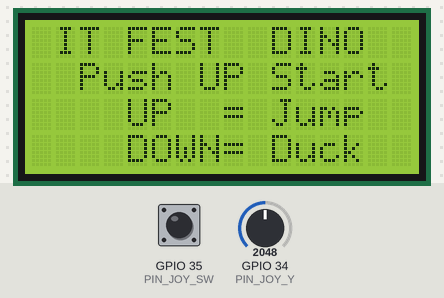
This sketch was run on a simulated ESP32. Shown: 16×4 character LCD. Inputs (shaded band) come from the test bench; at power-on: GPIO 34 (PIN_JOY_Y) = 2048, GPIO 35 (PIN_JOY_SW) HIGH (analog values on the 0–4095 scale). Random numbers use the default seed unless the sketch sets one.

Above: at 1.5 s.
1.6 s: GPIO 34 (PIN_JOY_Y) set to 1048
3.1 s: GPIO 34 (PIN_JOY_Y) set to 963
At 3.9 s:
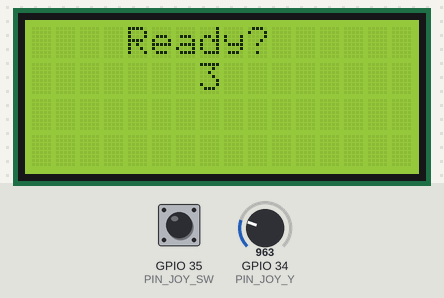
6.1 s: GPIO 34 (PIN_JOY_Y) set to 1039
At 7.33 s:
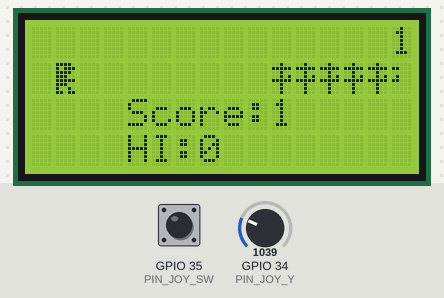
8.0 s: GPIO 35 (PIN_JOY_SW) pulled LOW for 3.2 s
At 12.0 s:
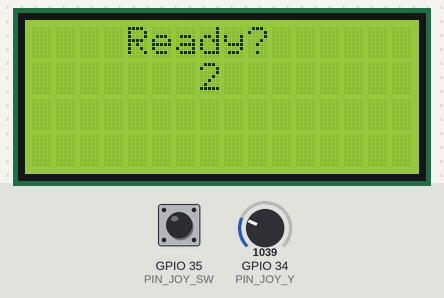
12.7 s: GPIO 34 (PIN_JOY_Y) set to 960
At 13.93 s:
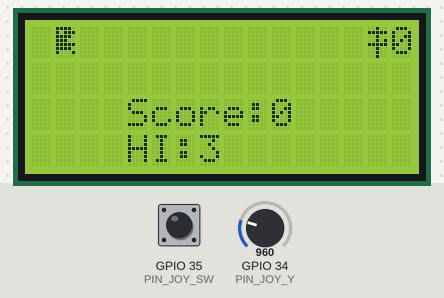
15.3 s: GPIO 34 (PIN_JOY_Y) set to 1040
At 15.92 s:
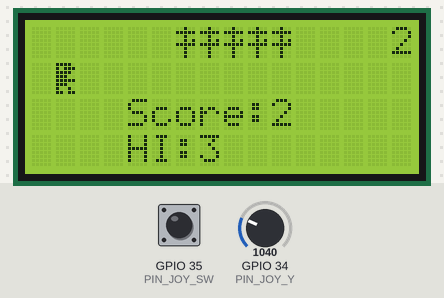

The sketch:

game5_dino.ino
```cpp
// ============================================================
//  IT FEST DINO GAME — Hardware Test Version
//  LCD : 4×16 I2C
//  MCU : ESP32
//  Input: Joystick (Y-axis only)
//  No WiFi · No Firebase
// ============================================================

#include <Wire.h>
#include <LiquidCrystal_I2C.h>

// ── I2C pins (ESP32 default) ──────────────────────────────────
#define SDA_PIN  21
#define SCL_PIN  22

// ── LCD: 16 columns, 4 rows, I2C address 0x27 ────────────────
//    If screen stays blank, try 0x3F instead of 0x27
LiquidCrystal_I2C lcd(0x27, 16, 4);

// ── Joystick ──────────────────────────────────────────────────
#define PIN_JOY_Y   34   // Analog Y-axis
#define PIN_JOY_SW  35   // Click button (optional restart)

#define JOY_UP_THRESH    1000   // Y < this  →  jump
#define JOY_DOWN_THRESH  3000   // Y > this  →  duck

// ── Sprite slot numbers ───────────────────────────────────────
#define SPRITE_RUN1              1
#define SPRITE_RUN2              2
#define SPRITE_JUMP              3
#define SPRITE_JUMP_UPPER        '.'
#define SPRITE_JUMP_LOWER        4
#define SPRITE_TERRAIN_EMPTY     ' '
#define SPRITE_TERRAIN_SOLID     5
#define SPRITE_TERRAIN_SOLID_RIGHT 6
#define SPRITE_TERRAIN_SOLID_LEFT  7

// ── Hero position states ──────────────────────────────────────
#define HERO_HORIZONTAL_POSITION 1

#define HERO_POSITION_OFF          0
#define HERO_POSITION_RUN_LOWER_1  1
#define HERO_POSITION_RUN_LOWER_2  2
#define HERO_POSITION_JUMP_1       3
#define HERO_POSITION_JUMP_2       4
#define HERO_POSITION_JUMP_3       5
#define HERO_POSITION_JUMP_4       6
#define HERO_POSITION_JUMP_5       7
#define HERO_POSITION_JUMP_6       8
#define HERO_POSITION_JUMP_7       9
#define HERO_POSITION_JUMP_8       10
#define HERO_POSITION_RUN_UPPER_1  11
#define HERO_POSITION_RUN_UPPER_2  12
#define HERO_POSITION_DUCK_1       13
#define HERO_POSITION_DUCK_2       14

// ── Terrain ───────────────────────────────────────────────────
#define TERRAIN_WIDTH        16
#define TERRAIN_EMPTY         0
#define TERRAIN_LOWER_BLOCK   1
#define TERRAIN_UPPER_BLOCK   2

// ── Terrain buffers ───────────────────────────────────────────
static char terrainUpper[TERRAIN_WIDTH + 1];
static char terrainLower[TERRAIN_WIDTH + 1];

// ── Input state ───────────────────────────────────────────────
static bool jumpPressed = false;
static bool duckPressed = false;
static bool btnPressed  = false;

// ── Score tracking ────────────────────────────────────────────
static unsigned int hiScore = 0;

// ─────────────────────────────────────────────────────────────
//  Custom character bitmaps (7 sprites)
// ─────────────────────────────────────────────────────────────
void initializeGraphics() {
  static byte graphics[] = {
    // 1 – Dino run pose 1
    B11110, B10111, B11110, B11100,
    B11111, B11100, B10010, B11011,
    // 2 – Dino run pose 2
    B11110, B10111, B11110, B11100,
    B11111, B11100, B01010, B10011,
    // 3 – Dino jump (full body)
    B11110, B10111, B11110, B11100,
    B11111, B11110, B10001, B00000,
    // 4 – Jump lower split
    B11111, B11100, B10010, B11011,
    B00000, B00000, B00000, B00000,
    // 5 – Cactus center
    B00100, B11111, B00100, B00101,
    B11111, B00100, B00100, B00100,
    // 6 – Cactus right arm
    B00000, B00011, B00000, B00000,
    B00011, B00000, B00000, B00000,
    // 7 – Cactus left arm
    B00000, B11000, B00000, B01000,
    B11000, B00000, B00000, B00000,
  };

  for (int i = 0; i < 7; ++i)
    lcd.createChar(i + 1, &graphics[i * 8]);

  // Clear terrain buffers
  for (int i = 0; i < TERRAIN_WIDTH; ++i) {
    terrainUpper[i] = SPRITE_TERRAIN_EMPTY;
    terrainLower[i] = SPRITE_TERRAIN_EMPTY;
  }
}

// ─────────────────────────────────────────────────────────────
//  Scroll terrain one step left, feed new tile on the right
// ─────────────────────────────────────────────────────────────
void advanceTerrain(char* terrain, byte newTerrain) {
  for (int i = 0; i < TERRAIN_WIDTH; ++i) {
    char current = terrain[i];
    char next    = (i == TERRAIN_WIDTH - 1) ? newTerrain : terrain[i + 1];
    switch (current) {
      case SPRITE_TERRAIN_EMPTY:
        terrain[i] = (next == SPRITE_TERRAIN_SOLID)
                     ? SPRITE_TERRAIN_SOLID_RIGHT : SPRITE_TERRAIN_EMPTY;
        break;
      case SPRITE_TERRAIN_SOLID:
        terrain[i] = (next == SPRITE_TERRAIN_EMPTY)
                     ? SPRITE_TERRAIN_SOLID_LEFT : SPRITE_TERRAIN_SOLID;
        break;
      case SPRITE_TERRAIN_SOLID_RIGHT:
        terrain[i] = SPRITE_TERRAIN_SOLID;
        break;
      case SPRITE_TERRAIN_SOLID_LEFT:
        terrain[i] = SPRITE_TERRAIN_EMPTY;
        break;
    }
  }
}

// ─────────────────────────────────────────────────────────────
//  Draw hero on rows 0 & 1, score top-right
//  Returns true if hero collides with terrain
// ─────────────────────────────────────────────────────────────
bool drawHero(byte position, char* tUpper, char* tLower, unsigned int score) {
  bool  collide   = false;
  char  upperSave = tUpper[HERO_HORIZONTAL_POSITION];
  char  lowerSave = tLower[HERO_HORIZONTAL_POSITION];
  byte  upper, lower;

  switch (position) {
    case HERO_POSITION_OFF:
      upper = lower = SPRITE_TERRAIN_EMPTY; break;

    case HERO_POSITION_RUN_LOWER_1:
      upper = SPRITE_TERRAIN_EMPTY; lower = SPRITE_RUN1; break;

    case HERO_POSITION_RUN_LOWER_2:
      upper = SPRITE_TERRAIN_EMPTY; lower = SPRITE_RUN2; break;

    case HERO_POSITION_JUMP_1:
    case HERO_POSITION_JUMP_8:
      upper = SPRITE_TERRAIN_EMPTY; lower = SPRITE_JUMP; break;

    case HERO_POSITION_JUMP_2:
    case HERO_POSITION_JUMP_7:
      upper = SPRITE_JUMP_UPPER; lower = SPRITE_JUMP_LOWER; break;

    case HERO_POSITION_JUMP_3:
    case HERO_POSITION_JUMP_4:
    case HERO_POSITION_JUMP_5:
    case HERO_POSITION_JUMP_6:
      upper = SPRITE_JUMP; lower = SPRITE_TERRAIN_EMPTY; break;

    case HERO_POSITION_RUN_UPPER_1:
      upper = SPRITE_RUN1; lower = SPRITE_TERRAIN_EMPTY; break;

    case HERO_POSITION_RUN_UPPER_2:
      upper = SPRITE_RUN2; lower = SPRITE_TERRAIN_EMPTY; break;

    // Duck: stay on lower row, small hitbox (no upper body)
    case HERO_POSITION_DUCK_1:
    case HERO_POSITION_DUCK_2:
      upper = SPRITE_TERRAIN_EMPTY;
      lower = (position == HERO_POSITION_DUCK_1) ? SPRITE_RUN1 : SPRITE_RUN2;
      break;

    default:
      upper = lower = SPRITE_TERRAIN_EMPTY; break;
  }

  // Place hero sprite into terrain buffers
  if (upper != ' ') {
    tUpper[HERO_HORIZONTAL_POSITION] = upper;
    collide = (upperSave != SPRITE_TERRAIN_EMPTY);
  }
  if (lower != ' ') {
    tLower[HERO_HORIZONTAL_POSITION] = lower;
    collide |= (lowerSave != SPRITE_TERRAIN_EMPTY);
  }

  // Score width
  byte digits = (score > 9999) ? 5
              : (score > 999)  ? 4
              : (score > 99)   ? 3
              : (score > 9)    ? 2 : 1;

  tUpper[TERRAIN_WIDTH] = '\0';
  tLower[TERRAIN_WIDTH] = '\0';

  // Print row 0 (terrain + score)
  char temp = tUpper[16 - digits];
  tUpper[16 - digits] = '\0';
  lcd.setCursor(0, 0);
  lcd.print(tUpper);
  tUpper[16 - digits] = temp;

  // Print row 1 (terrain)
  lcd.setCursor(0, 1);
  lcd.print(tLower);

  // Print score top-right
  lcd.setCursor(16 - digits, 0);
  lcd.print(score);

  // Restore buffers
  tUpper[HERO_HORIZONTAL_POSITION] = upperSave;
  tLower[HERO_HORIZONTAL_POSITION] = lowerSave;

  return collide;
}

// ─────────────────────────────────────────────────────────────
//  Rows 2 & 3 — static info bar
// ─────────────────────────────────────────────────────────────
void drawInfoBar(unsigned int score) {
  lcd.setCursor(0, 2);
  lcd.print("Score:");
  lcd.print(score);
  lcd.print("          ");   // clear trailing chars

  lcd.setCursor(0, 3);
  lcd.print("HI:");
  lcd.print(hiScore);
  lcd.print("          ");
}

// ─────────────────────────────────────────────────────────────
//  Read joystick into global flags
// ─────────────────────────────────────────────────────────────
void readJoystick() {
  int y       = analogRead(PIN_JOY_Y);
  jumpPressed = (y < JOY_UP_THRESH);
  duckPressed = (y > JOY_DOWN_THRESH);
  btnPressed  = (digitalRead(PIN_JOY_SW) == LOW);
}

// ─────────────────────────────────────────────────────────────
//  Splash screen — waits for joystick UP or click
// ─────────────────────────────────────────────────────────────
void waitForStart(unsigned int lastScore) {
  bool blink = false;

  // Show last score if available
  if (lastScore > 0) {
    lcd.clear();
    lcd.setCursor(2, 0); lcd.print("GAME  OVER!");
    lcd.setCursor(0, 1); lcd.print("Score: "); lcd.print(lastScore);
    lcd.setCursor(0, 2); lcd.print("HI:    "); lcd.print(hiScore);
    lcd.setCursor(0, 3); lcd.print("UP=Play again");
  } else {
    lcd.clear();
    lcd.setCursor(1, 0); lcd.print("IT FEST  DINO");
    lcd.setCursor(0, 2); lcd.print("UP  = Jump");
    lcd.setCursor(0, 3); lcd.print("DOWN= Duck");
  }

  // Blink "Press UP" on row 1 until joystick pushed
  while (true) {
    lcd.setCursor(0, 1);
    if (blink) {
      lcd.print("                ");
    } else {
      if (lastScore > 0) {
        // Already shown score on row 1 — just blink a prompt on row 3
        lcd.setCursor(0, 3);
        lcd.print(blink ? "                " : "UP = Play again ");
      } else {
        lcd.setCursor(2, 1);
        lcd.print("Push UP Start");
      }
    }
    blink = !blink;
    delay(300);

    readJoystick();
    if (jumpPressed || btnPressed) {
      delay(200); // debounce
      return;
    }
  }
}

// ─────────────────────────────────────────────────────────────
//  Short countdown before game starts
// ─────────────────────────────────────────────────────────────
void countdown() {
  for (int i = 3; i >= 1; i--) {
    lcd.clear();
    lcd.setCursor(4, 0); lcd.print("Ready?");
    lcd.setCursor(7, 1); lcd.print(i);
    delay(600);
  }
  lcd.clear();
  lcd.setCursor(5, 0); lcd.print("GO!");
  delay(350);
  lcd.clear();
}

// ─────────────────────────────────────────────────────────────
//  SETUP
// ─────────────────────────────────────────────────────────────
void setup() {
  Serial.begin(115200);

  // Init I2C with explicit pins for ESP32
  Wire.begin(SDA_PIN, SCL_PIN);

  // Init LCD
  lcd.begin(16, 4);
  lcd.backlight();

  // Joystick
  pinMode(PIN_JOY_SW, INPUT_PULLUP);
  analogReadResolution(12); // ESP32 ADC: 0–4095

  // Show splash on first boot
  waitForStart(0);
}

// ─────────────────────────────────────────────────────────────
//  MAIN LOOP — one full game per iteration
// ─────────────────────────────────────────────────────────────
void loop() {
  // ── Reset game state ──────────────────────────────────────
  initializeGraphics();
  countdown();

  byte heroPos             = HERO_POSITION_RUN_LOWER_1;
  byte newTerrainType      = TERRAIN_EMPTY;
  byte newTerrainDuration  = 1;
  unsigned int distance    = 0;
  bool isDucking           = false;
  unsigned long lastInfo   = 0;

  // Clear all 4 rows cleanly
  for (int r = 0; r < 4; r++) {
    lcd.setCursor(0, r);
    lcd.print("                ");
  }

  // ── Game loop ─────────────────────────────────────────────
  while (true) {

    // 1. Read input
    readJoystick();

    // 2. Input → hero action
    if (jumpPressed && !isDucking && heroPos <= HERO_POSITION_RUN_LOWER_2) {
      heroPos   = HERO_POSITION_JUMP_1;
    }

    if (duckPressed && (heroPos == HERO_POSITION_RUN_LOWER_1 ||
                        heroPos == HERO_POSITION_RUN_LOWER_2)) {
      isDucking = true;
      heroPos   = HERO_POSITION_DUCK_1;
    }
    if (!duckPressed && isDucking) {
      isDucking = false;
      heroPos   = HERO_POSITION_RUN_LOWER_1;
    }

    // 3. Scroll terrain
    advanceTerrain(terrainLower,
      newTerrainType == TERRAIN_LOWER_BLOCK ? SPRITE_TERRAIN_SOLID : SPRITE_TERRAIN_EMPTY);
    advanceTerrain(terrainUpper,
      newTerrainType == TERRAIN_UPPER_BLOCK ? SPRITE_TERRAIN_SOLID : SPRITE_TERRAIN_EMPTY);

    // 4. Generate new terrain tile
    if (--newTerrainDuration == 0) {
      if (newTerrainType == TERRAIN_EMPTY) {
        newTerrainType    = (random(3) == 0) ? TERRAIN_UPPER_BLOCK : TERRAIN_LOWER_BLOCK;
        newTerrainDuration = 2 + random(10);
      } else {
        newTerrainType    = TERRAIN_EMPTY;
        newTerrainDuration = 10 + random(10);
      }
    }

    // 5. Draw rows 0 & 1, check collision
    unsigned int score = distance >> 3;
    if (drawHero(heroPos, terrainUpper, terrainLower, score)) {
      break; // collision → game over
    }

    // 6. Advance hero state machine
    if (isDucking) {
      // Animate duck by alternating poses
      heroPos = (heroPos == HERO_POSITION_DUCK_1)
                ? HERO_POSITION_DUCK_2 : HERO_POSITION_DUCK_1;

    } else if (heroPos == HERO_POSITION_RUN_LOWER_2 ||
               heroPos == HERO_POSITION_JUMP_8) {
      heroPos = HERO_POSITION_RUN_LOWER_1;

    } else if (heroPos >= HERO_POSITION_JUMP_3 &&
               heroPos <= HERO_POSITION_JUMP_5 &&
               terrainLower[HERO_HORIZONTAL_POSITION] != SPRITE_TERRAIN_EMPTY) {
      heroPos = HERO_POSITION_RUN_UPPER_1;

    } else if (heroPos >= HERO_POSITION_RUN_UPPER_1 &&
               terrainLower[HERO_HORIZONTAL_POSITION] == SPRITE_TERRAIN_EMPTY) {
      heroPos = HERO_POSITION_JUMP_5;

    } else if (heroPos == HERO_POSITION_RUN_UPPER_2) {
      heroPos = HERO_POSITION_RUN_UPPER_1;

    } else {
      ++heroPos;
    }

    ++distance;

    // 7. Update info bar (rows 2 & 3) every 400 ms to avoid flicker
    if (millis() - lastInfo > 400) {
      lastInfo = millis();
      drawInfoBar(score);
    }

    delay(85); // ~11 fps
  }

  // ── Game over ─────────────────────────────────────────────
  unsigned int finalScore = distance >> 3;
  if (finalScore > hiScore) hiScore = finalScore;

  // Flash the collision spot
  for (int i = 0; i < 3; i++) {
    lcd.setCursor(HERO_HORIZONTAL_POSITION, 1);
    lcd.print("X");
    delay(180);
    lcd.setCursor(HERO_HORIZONTAL_POSITION, 1);
    lcd.print(" ");
    delay(180);
  }

  // Show game-over screen then wait for restart
  waitForStart(finalScore);
}
```

Measured:
- the behaviour switches between 1000 and 999 on GPIO 34 (PIN_JOY_Y) (found by bisection; images 0 and 1)
- what the display in image 1 shows lasts 0.6 s, from 3.5 s to 4.1 s
